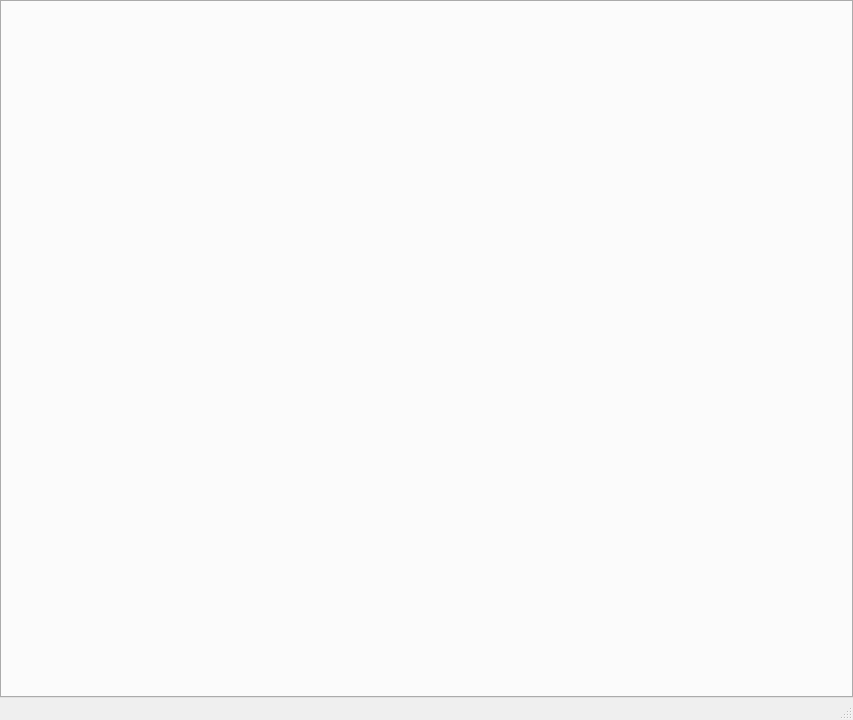
<?xml version="1.0" encoding="UTF-8"?>
<ui version="4.0">
 <class>MainWindow</class>
 <widget class="QMainWindow" name="MainWindow">
  <property name="geometry">
   <rect>
    <x>0</x>
    <y>0</y>
    <width>853</width>
    <height>720</height>
   </rect>
  </property>
  <property name="windowTitle">
   <string>HyperBit</string>
  </property>
  <widget class="QWidget" name="centralWidget">
   <layout class="QHBoxLayout" name="horizontalLayout_2">
    <property name="leftMargin">
     <number>0</number>
    </property>
    <property name="topMargin">
     <number>0</number>
    </property>
    <property name="rightMargin">
     <number>0</number>
    </property>
    <property name="bottomMargin">
     <number>0</number>
    </property>
    <item>
     <widget class="QTabWidget" name="tab">
      <property name="currentIndex">
       <number>0</number>
      </property>
     </widget>
    </item>
   </layout>
  </widget>
  <widget class="QMenuBar" name="menuBar">
   <property name="geometry">
    <rect>
     <x>0</x>
     <y>0</y>
     <width>498</width>
     <height>27</height>
    </rect>
   </property>
  </widget>
  <widget class="QStatusBar" name="statusBar"/>
  <action name="actionAbout">
   <property name="text">
    <string>About</string>
   </property>
  </action>
 </widget>
 <layoutdefault spacing="6" margin="11"/>
 <resources/>
 <connections/>
</ui>
